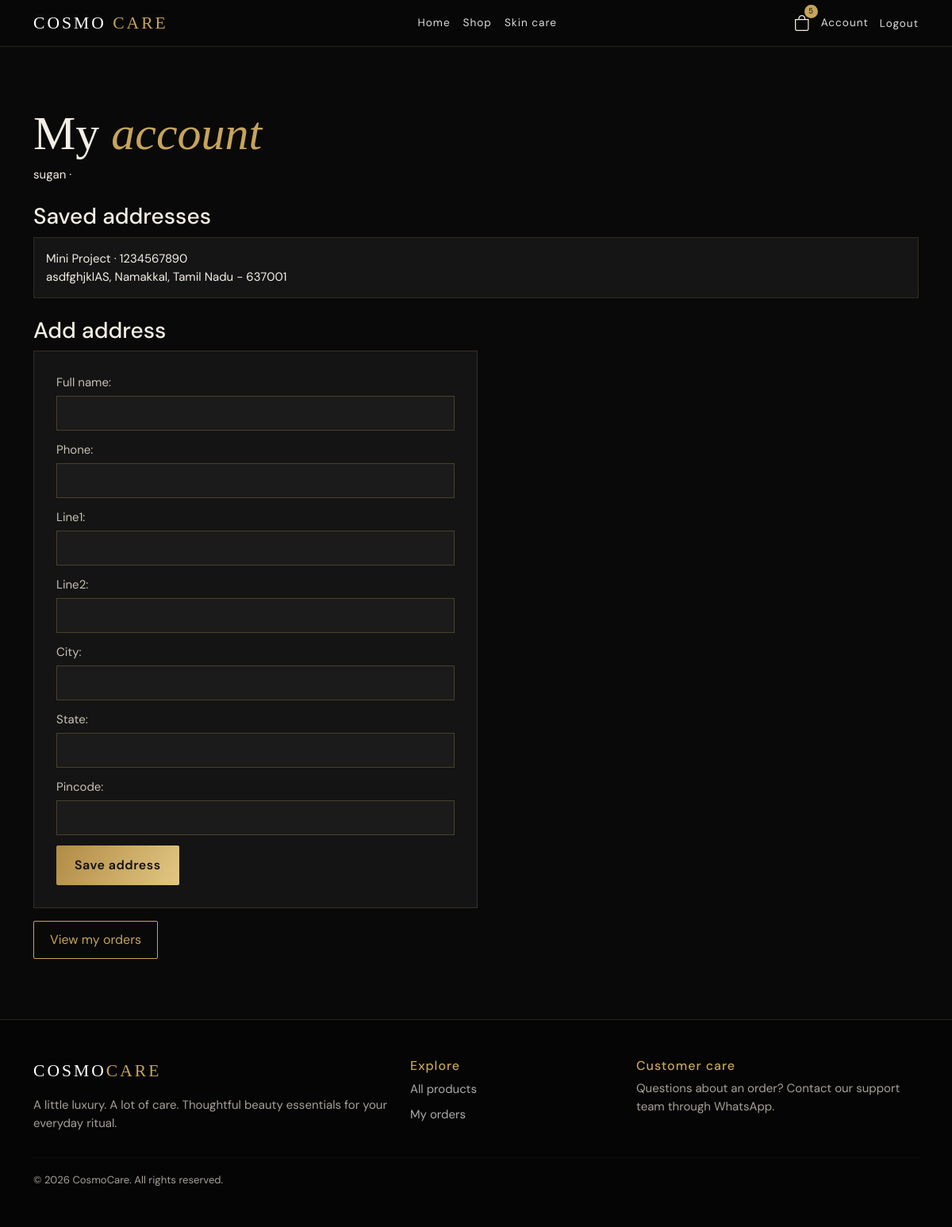
Page /accounts/profile/ (signed in) on the committed database.
### accounts/models.py (models this page shows, shortened)
class Address(models.Model):
    user = models.ForeignKey(User, on_delete=models.CASCADE, related_name="addresses")
    full_name = models.CharField(max_length=120)
    phone = models.CharField(max_length=15)
    line1 = models.CharField(max_length=255)
    line2 = models.CharField(max_length=255, blank=True)
    city = models.CharField(max_length=80)
    state = models.CharField(max_length=80)
    pincode = models.CharField(max_length=10)
    is_default = models.BooleanField(default=False)

### accounts/views.py (the view, shortened to what this page needs)
# urls.py: path("profile/", views.profile, name="profile"),
@login_required
def profile(request):
    addresses = request.user.addresses.all()
    form = AddressForm(request.POST or None)
    return render(request, "accounts/profile.html", {"addresses": addresses, "form": form})

### accounts/forms.py
class AddressForm(forms.ModelForm):
    class Meta:
        model = Address
        fields = ("full_name", "phone", "line1", "line2", "city", "state", "pincode")

### cart/context_processors.py (called while the page is built)
def cart_summary(request):
    if request.user.is_authenticated:
        items = request.user.cart_items.select_related("product")
        return {"nav_cart_count": sum(i.quantity for i in items)}
    return {"nav_cart_count": 0}

### templates/accounts/profile.html (shortened to what this page needs)
{% extends "base.html" %}
{% block content %}
<section class="container section-pad">
    <h1>My <em>account</em></h1>
    <p>
        {{ user.get_full_name|default:user.username }} · {{ user.email }}
    </p>
    <h3 class="mt-4">Saved addresses</h3>
    {% for a in addresses %}
        <div class="address-card">
            {{ a.full_name }} · {{ a.phone }}<br>{{ a.line1 }}, {{ a.city }}, {{ a.state }} - {{ a.pincode }}
        </div>
    {% empty %}
        <p class="muted"> No saved addresses yet.</p>
    {% endfor %}
    <h3 class="mt-4">Add address</h3>
    <form method="post" class="auth-card">
        {{ form.as_p }}
        <button class="btn btn-gold">Save address</button>
    </form>
    <a class="btn btn-outline-gold mt-3" href="{% url 'my_orders' %}">View my orders</a>
</section>
{% endblock %}

### static/css/style.css (style rules this page uses)
:root { --black:#090909;--panel:#141414;--panel2:#1b1b1b;--gold:#c7a45b;--gold2:#e2c783;--cream:#f4efe5;--muted:#a6a098 }
* { box-sizing:border-box }
body { background:var(--black);color:var(--cream);font-family:'DM Sans',sans-serif;font-size:15px }
a { color:inherit;text-decoration:none }
.hero h1,.page-title,h1 { font-family:'Playfair Display',serif;font-size:clamp(2.5rem,5vw,4.6rem);line-height:1.1;font-weight:400 }
.hero h1 em,h1 em,h2 em { color:var(--gold);font-weight:400 }
.btn-gold { background:linear-gradient(120deg,#b18b45,#e2c783);border:0;color:#111;padding:13px 23px;font-weight:600;letter-spacing:.5px;border-radius:2px }
.btn-outline-gold { border:1px solid var(--gold);color:var(--gold);padding:11px 20px;border-radius:2px }
.section-pad { padding-top:76px;padding-bottom:76px }
.auth-card,.summary-card { background:#141414;border:1px solid #373021;padding:28px;width:100%;max-width:560px }
.auth-card p { margin-bottom:13px }
.auth-card label { display:block;color:#c8c1b5;margin-bottom:5px }
.auth-card input { width:100%;background:#1b1b1b;border:1px solid #49402e;color:#fff;padding:10px }
.address-card { background:#151515;padding:15px;border:1px solid #302a20;margin:10px 0 }

### rows in the picture
Address: full_name "Mini Project", phone "1234567890", line1 "asdfghjklAS", city "Namakkal", state "Tamil Nadu", pincode "637001"

### other values in the picture
{{ nav_cart_count|default:0 }} "5"
{{ user.get_full_name|default:user.username }} "sugan"
